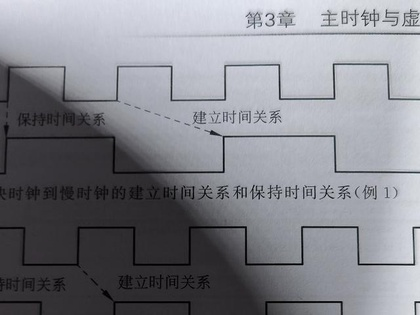
%> input picture Region_Binarization/MATLAB/shade_text.jpg, 420 x 315 px, shrunk from 640 x 480 before the run
$ octave Region_Binarization.m   (GNU Octave 9; MATLAB toolbox functions it lacks are replaced by stand-ins)
%> lines starting %> are read from the running program, lines starting %| are printed output that depends on the picture
### Region_Binarization/MATLAB/region_bin_auto.m
function Q=region_bin_auto(IMG, n, p)

[h, w] = size(IMG);
Q = zeros(h, w);
win = zeros(n, n);

bar = waitbar(0, "Speed of auto region binarization process...");

for i = 1 : h
    for j = 1 : w
        if (i<(n-1)/2+1 || i>h-(n-1)/2 || j<(n-1)/2+1 || j>w-(n-1)/2)
            Q(i, j) = 255;
        else
            win = IMG(i-(n-1)/2:i+(n-1)/2, j-(n-1)/2:j+(n-1)/2);
            thresh = floor(sum(sum(win))/(n*n) * p);
            if (win((n-1)/2+1, (n-1)/2+1) < thresh)
                Q(i, j) = 0;
            else
                Q(i, j) = 255;
            end
        end
    end
    waitbar(i/h);
end
close(bar);

Q=uint8(Q);

### Region_Binarization/MATLAB/Gray2Gray_Data_Gen.m
% 打印函数2：Gray输入，Gray输出
%   Gray2Gray_Data_Gen(uint8 img_Gray1, uint8 img_Gray2)
%   img_Gray1：输入待处理的灰度图像
%   img_Gray2：输入处理后的灰度图像
%   img_Gray1.dat：输出待处理的灰度图像hex数据（比对源数据）
%   img_Gray2.dat：输出处理完的灰度图像hex数据（比对结果）

function Gray2Gray_Data_Gen(img_Gray1,img_Gray2)

h1 = size(img_Gray1,1);         % 读取图像高度
w1 = size(img_Gray1,2);         % 读取图像宽度
h2 = size(img_Gray2,1);         % 读取图像高度
w2 = size(img_Gray2,2);         % 读取图像宽度

% -------------------------------------------------------------------------
% Simulation Source Data Generate
bar = waitbar(0,'Speed of source data generating...');  %Creat process bar
fid = fopen('.\img_Gray1.dat','wt');
for row = 1 : h1
    line_pixel = lower(dec2hex(img_Gray1(row,:),2))';
    str_data_tmp = [];
    for col = 1 : w1
        str_data_tmp = [str_data_tmp,line_pixel(col*2-1:col*2),' '];
    end
    str_data_tmp = [str_data_tmp,10];
    fprintf(fid,'%s',str_data_tmp);
    waitbar(row/h1);
end
fclose(fid);
close(bar);   % Close waitbar.

% Simulation Target Data Generate
bar = waitbar(0,'Speed of target data generating...');  %Creat process bar
fid = fopen('.\img_Gray2.dat','wt');
for row = 1 : h2
    line_pixel = lower(dec2hex(img_Gray2(row,:),2))';
    str_data_tmp = [];
    for col = 1 : w2
        str_data_tmp = [str_data_tmp,line_pixel(col*2-1:col*2),' '];
    end
    str_data_tmp = [str_data_tmp,10];
    fprintf(fid,'%s',str_data_tmp);
    waitbar(row/h2);
end
fclose(fid);
close(bar);   % Close waitbar.

### Region_Binarization/MATLAB/Region_Binarization.m
clear all; close all; clc;


IMG1 = imread('shade_text.jpg');
%> IMG1 is the input picture: size 315x420x3 uint8; mean R, G, B 130.7, 131.9, 138.7
IMG1 = rgb2gray(IMG1);
%> IMG1: size 315x420 uint8

h = size(IMG1,1);
%> h = 315
w = size(IMG1,2);
%> w = 420

subplot(131);imshow(IMG1);title(' 1 ');

IMG2 = region_bin_auto(IMG1,5,1);
%> after the loop in region_bin_auto, `for i = 1 : h`:
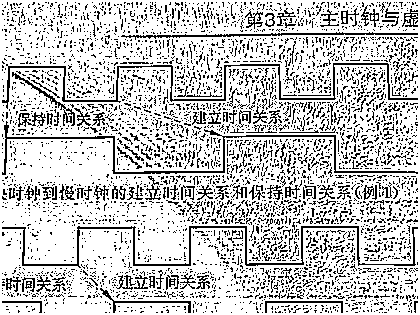
%> Q: size 315x420 double; 77.8% white; black in thin lines or dots
%> after the loop in region_bin_auto, `for i = 1 : h`: thresh = 164; win = [54 161 195 204 211; 54 158 195 204 209; 52 155 198 202 212; 54 154 198 202 212; 55 153 197 202 212]
%> in region_bin_auto, `Q=uint8(Q);`: Q: size 315x420 uint8; 77.8% white; black in thin lines or dots
subplot(132);imshow(IMG2);title(' 2 Region 1');

IMG3 = region_bin_auto(IMG1,5,0.9);
%> call 2 of region_bin_auto, with n = 5, p = 0.9
%> after the loop in region_bin_auto (call 2), `for i = 1 : h`:
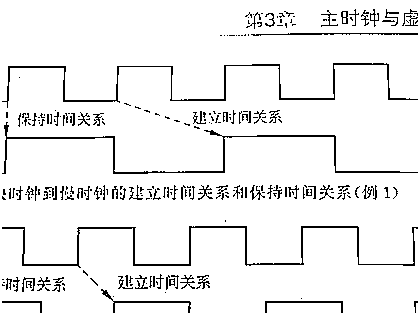
%> Q: size 315x420 double; 93.7% white; black in thin lines or dots
%> after the loop in region_bin_auto (call 2), `for i = 1 : h`: thresh = 147
%> in region_bin_auto (call 2), `Q=uint8(Q);`: Q: size 315x420 uint8; 93.7% white; black in thin lines or dots
subplot(133);imshow(IMG3);title(' 3 Region 0.9');

Gray2Gray_Data_Gen(IMG1,IMG3);
